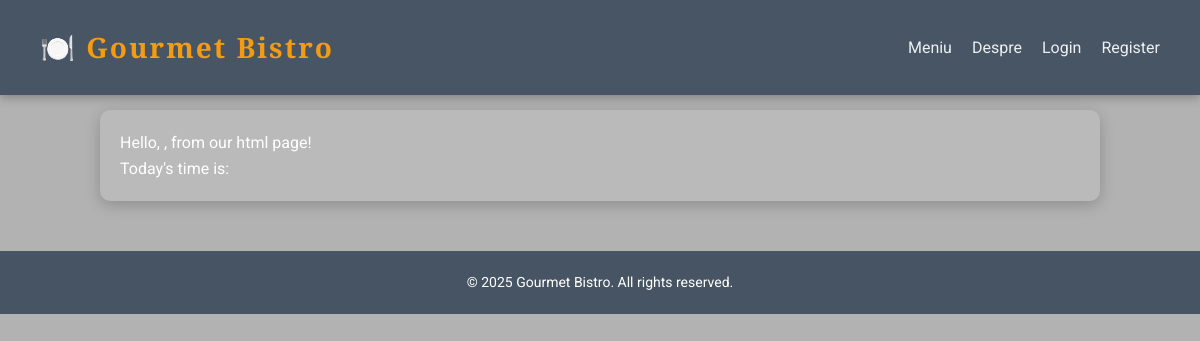
Before: /users/1/meniu/ with the older database file.
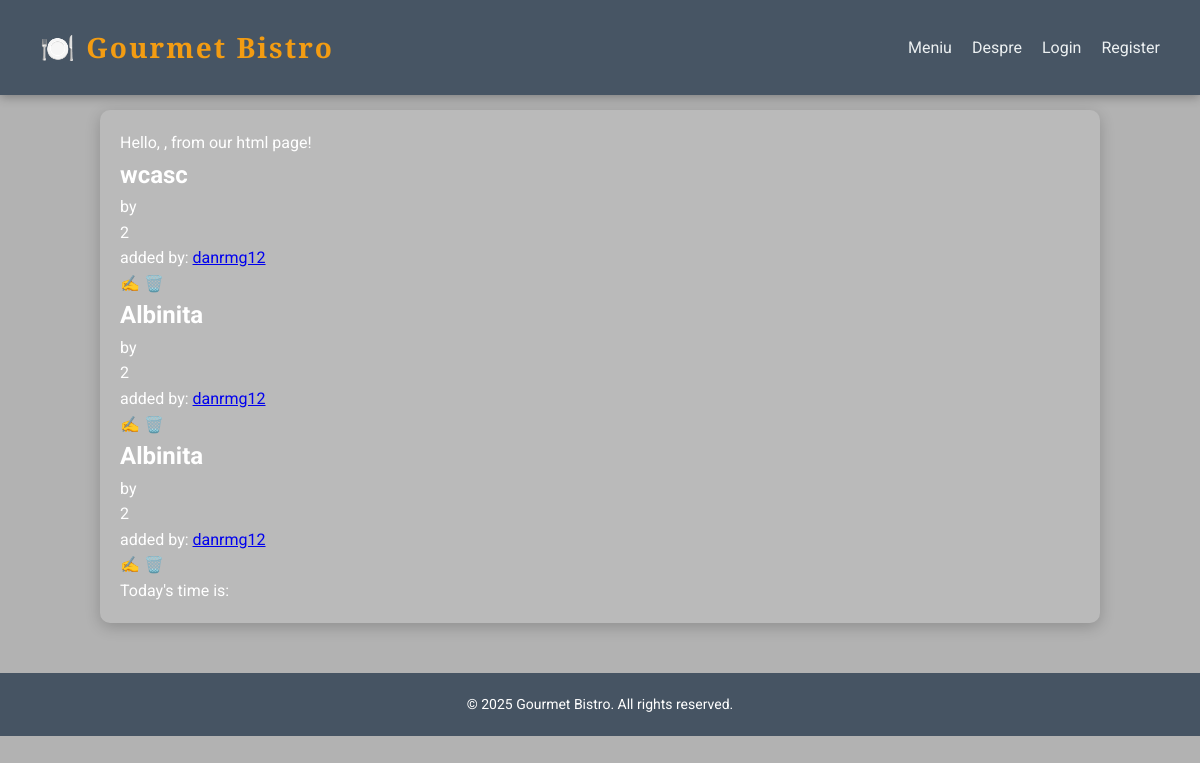
After: the same page with the newer database file.
### main_page/models.py (models this page shows, shortened)
class Meniu(models.Model):
    title = models.CharField(max_length=255)
    client = models.CharField(max_length=255)
    meniu_number = models.IntegerField()
    created_by = models.ForeignKey(User, on_delete=models.CASCADE, related_name='meniu')
    date_created = models.DateTimeField(default=timezone.now)
    thumbnail_image = models.ImageField(upload_to='meniu_thumbnails/', blank=True, null=True)

### main_page/views.py (the view)
# urls.py: path('users/<int:user_id>/meniu/', views.meniu_by_user, name='meniu_by_user')
def meniu_by_user(request: HttpRequest, user_id: int):
    menus = list(Meniu.objects.filter(created_by=user_id))
    menus.sort(key = (lambda x: x.date_created), reverse=True)
    context = {
        'menus': menus
    }
    return render(request, 'meniu.html', context)

### main_page/templates/meniu.html (shortened to what this page needs)
{% extends "base.html" %}
{% block content %}
  <p>Hello, {{ user.username }}, from our html page!</p>
      <div class="menus-container" >
        {% for meniu in menus %}
          <div class="meniu-card">
              <h2>{{ meniu.title }}</h2>
              <p>by {{ meniu.author }}</p>
              <p>{{ meniu.meniu_number }}</p>
              <p>added by: <a href="{% url 'meniu_by_user' user_id=meniu.created_by.id  %}" >{{ meniu.created_by }}</a></p>
              <a href="{% url 'update_meniu' pk=meniu.pk %}" style="text-decoration: none;" >✍️</a>
              <a href="{% url 'delete_meniu' pk=meniu.pk %}" style="text-decoration: none;" >🗑️</a>
          </div>
        {% endfor %}
      </div>
  <p>Today's time is: {{ current_time }}</p>
{% endblock %}

### main_page/templates/base.html (shortened to what this page needs)
<!DOCTYPE html>
<html lang="en">
<head>
<link rel="stylesheet" href='main_page/style.css' />
</head>
<body>
    <nav class="navbar">
        <div class="nav-container">
            <div class="nav-logo">
                <a href="{% url 'main_page' %}">🍽️ Gourmet Bistro</a>
            </div>
            <div class="nav-links">
                <a href="{% url 'meniu' %}">Meniu</a>
                <a href="{% url 'about_restaurant' %}">Despre</a>
                {% if user.is_authenticated %}
                    <a href="{% url 'meniu' %}">Adaugă Meniu</a>
                    <form action="{% url 'logout' %}" method="post" class="logout-form">
                        {% csrf_token %}
                        <button type="submit">Logout</button>
                    </form>
                {% else %}
                    <a href="{% url 'login' %}">Login</a>
                    <a href="{% url 'register' %}">Register</a>
                {% endif %}
            </div>
        </div>
    </nav>
    <main>
        {% block content %}{% endblock %}
    </main>
    <footer>
        <p>&copy; 2025 Gourmet Bistro. All rights reserved.</p>
    </footer>
</body>
</html>

### main_page/static/main_page/style.css (style rules this page uses)
* { margin: 0; padding: 0; box-sizing: border-box; }
body { font-family: 'Segoe UI', sans-serif; background-color: #f4f4f4; color: #333; }
nav { background-color: #333; color: white; padding: 10px 20px; }
.nav-container { display: flex; justify-content: space-between; align-items: center; flex-wrap: wrap; }
.nav-logo a { color: #fff; font-size: 20px; font-weight: bold; text-decoration: none; }
.nav-links { display: flex; align-items: center; gap: 15px; }
.nav-links a, .nav-links button { color: #fff; background: none; border: none; font: inherit; cursor: pointer; text-decoration: none; transition: color 0.3s; }

### main_page/templates/base.html (style rules this page uses)
* { box-sizing: border-box; margin: 0; padding: 0; }
body { font-family: 'Roboto', sans-serif; background: linear-gradient(rgba(0,0,0,0.3), rgba(0,0,0,0.3)), url('https://images.unsplash.com/photo-1504674900247-0877df9cc836?ixlib=rb-4.0.1&auto=format&fit=crop&w=1600&q=80') no-repeat center center/cover; color: #fff; padding-top: 80px; line-height: 1.6; }
.navbar { position: fixed; top: 0; width: 100%; background-color: rgba(44, 62, 80, 0.8); box-shadow: 0 2px 10px rgba(0,0,0,0.3); z-index: 1000; }
.nav-container { display: flex; justify-content: space-between; align-items: center; padding: 15px 20px; max-width: 1200px; margin: 0 auto; }
.nav-logo a { font-family: 'Playfair Display', serif; font-size: 28px; font-weight: bold; color: #f39c12; text-decoration: none; letter-spacing: 2px; }
.nav-links { display: flex; gap: 20px; }
.nav-links a, .nav-links button { color: #ecf0f1; text-decoration: none; font-size: 16px; transition: color 0.3s, transform 0.3s; }
footer { background-color: rgba(44, 62, 80, 0.8); text-align: center; padding: 20px; margin-top: 50px; font-size: 14px; }
main { max-width: 1000px; margin: 30px auto; padding: 20px; background-color: rgba(255,255,255,0.1); border-radius: 10px; box-shadow: 0 4px 15px rgba(0,0,0,0.2); }

Changed rows visible on the page:
added Meniu: title "wcasc", meniu_number "2", created_by "danrmg12"
added Meniu: title "Albinita", meniu_number "2", created_by "danrmg12"
added Meniu: title "Albinita", meniu_number "2", created_by "danrmg12"
